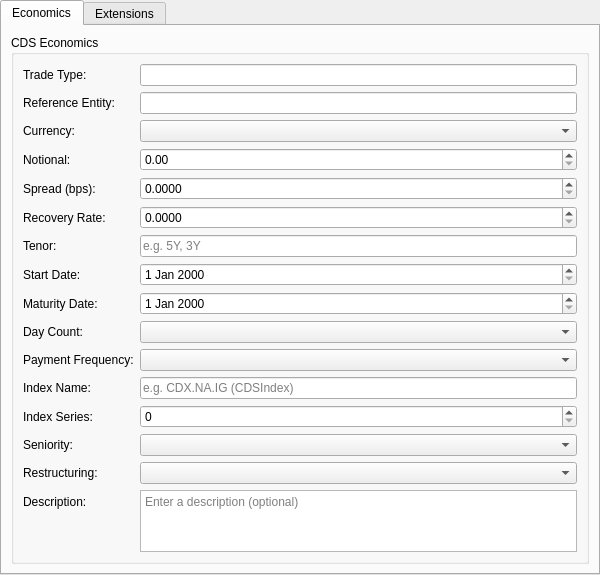
<?xml version="1.0" encoding="UTF-8"?>
<ui version="4.0">
 <class>CreditInstrumentForm</class>
 <widget class="QWidget" name="CreditInstrumentForm">
  <property name="geometry">
   <rect>
    <x>0</x>
    <y>0</y>
    <width>600</width>
    <height>500</height>
   </rect>
  </property>
  <layout class="QVBoxLayout" name="rootLayout">
   <property name="leftMargin"><number>0</number></property>
   <property name="topMargin"><number>0</number></property>
   <property name="rightMargin"><number>0</number></property>
   <property name="bottomMargin"><number>0</number></property>
   <item>
    <widget class="QTabWidget" name="subTabWidget">
     <property name="currentIndex"><number>0</number></property>
     <widget class="QWidget" name="economicsTab">
      <attribute name="title">
       <string>Economics</string>
      </attribute>
      <layout class="QVBoxLayout" name="economicsLayout">
       <item>
        <widget class="QGroupBox" name="economicsGroup">
         <property name="title">
          <string>CDS Economics</string>
         </property>
         <layout class="QFormLayout" name="economicsFormLayout">
          <item row="0" column="0">
           <widget class="QLabel"><property name="text"><string>Trade Type:</string></property></widget>
          </item>
          <item row="0" column="1">
           <widget class="QLineEdit" name="tradeTypeCodeEdit">
            <property name="readOnly"><bool>true</bool></property>
           </widget>
          </item>
          <item row="1" column="0">
           <widget class="QLabel"><property name="text"><string>Reference Entity:</string></property></widget>
          </item>
          <item row="1" column="1">
           <widget class="QLineEdit" name="referenceEntityEdit"/>
          </item>
          <item row="2" column="0">
           <widget class="QLabel"><property name="text"><string>Currency:</string></property></widget>
          </item>
          <item row="2" column="1">
           <widget class="ores::qt::OreCurrencyComboBox" name="currencyCombo"/>
          </item>
          <item row="3" column="0">
           <widget class="QLabel"><property name="text"><string>Notional:</string></property></widget>
          </item>
          <item row="3" column="1">
           <widget class="OreDoubleSpinBox" name="notionalSpinBox">
            <property name="decimals"><number>2</number></property>
            <property name="minimum"><double>0.000000000000000</double></property>
            <property name="maximum"><double>999999999999.000000000000000</double></property>
            <property name="singleStep"><double>1000.000000000000000</double></property>
           </widget>
          </item>
          <item row="4" column="0">
           <widget class="QLabel"><property name="text"><string>Spread (bps):</string></property></widget>
          </item>
          <item row="4" column="1">
           <widget class="OreDoubleSpinBox" name="spreadSpinBox">
            <property name="decimals"><number>4</number></property>
            <property name="minimum"><double>0.000000000000000</double></property>
            <property name="maximum"><double>10000.000000000000000</double></property>
            <property name="singleStep"><double>1.000000000000000</double></property>
           </widget>
          </item>
          <item row="5" column="0">
           <widget class="QLabel"><property name="text"><string>Recovery Rate:</string></property></widget>
          </item>
          <item row="5" column="1">
           <widget class="OreDoubleSpinBox" name="recoveryRateSpinBox">
            <property name="decimals"><number>4</number></property>
            <property name="minimum"><double>0.000000000000000</double></property>
            <property name="maximum"><double>1.000000000000000</double></property>
            <property name="singleStep"><double>0.010000000000000</double></property>
            <property name="toolTip"><string>Decimal (e.g. 0.4 for 40%)</string></property>
           </widget>
          </item>
          <item row="6" column="0">
           <widget class="QLabel"><property name="text"><string>Tenor:</string></property></widget>
          </item>
          <item row="6" column="1">
           <widget class="QLineEdit" name="tenorEdit">
            <property name="placeholderText"><string>e.g. 5Y, 3Y</string></property>
           </widget>
          </item>
          <item row="7" column="0">
           <widget class="QLabel"><property name="text"><string>Start Date:</string></property></widget>
          </item>
          <item row="7" column="1">
           <widget class="OreDateEdit" name="startDateEdit"/>
          </item>
          <item row="8" column="0">
           <widget class="QLabel"><property name="text"><string>Maturity Date:</string></property></widget>
          </item>
          <item row="8" column="1">
           <widget class="OreDateEdit" name="maturityDateEdit"/>
          </item>
          <item row="9" column="0">
           <widget class="QLabel"><property name="text"><string>Day Count:</string></property></widget>
          </item>
          <item row="9" column="1">
           <widget class="QComboBox" name="dayCountCombo"/>
          </item>
          <item row="10" column="0">
           <widget class="QLabel"><property name="text"><string>Payment Frequency:</string></property></widget>
          </item>
          <item row="10" column="1">
           <widget class="QComboBox" name="paymentFrequencyCombo"/>
          </item>
          <item row="11" column="0">
           <widget class="QLabel"><property name="text"><string>Index Name:</string></property></widget>
          </item>
          <item row="11" column="1">
           <widget class="QLineEdit" name="indexNameEdit">
            <property name="placeholderText"><string>e.g. CDX.NA.IG (CDSIndex)</string></property>
           </widget>
          </item>
          <item row="12" column="0">
           <widget class="QLabel"><property name="text"><string>Index Series:</string></property></widget>
          </item>
          <item row="12" column="1">
           <widget class="QSpinBox" name="indexSeriesSpinBox">
            <property name="minimum"><number>0</number></property>
            <property name="maximum"><number>999</number></property>
           </widget>
          </item>
          <item row="13" column="0">
           <widget class="QLabel"><property name="text"><string>Seniority:</string></property></widget>
          </item>
          <item row="13" column="1">
           <widget class="QComboBox" name="seniorityCombo"/>
          </item>
          <item row="14" column="0">
           <widget class="QLabel"><property name="text"><string>Restructuring:</string></property></widget>
          </item>
          <item row="14" column="1">
           <widget class="QComboBox" name="restructuringCombo"/>
          </item>
          <item row="15" column="0">
           <widget class="QLabel"><property name="text"><string>Description:</string></property></widget>
          </item>
          <item row="15" column="1">
           <widget class="QPlainTextEdit" name="descriptionEdit">
            <property name="minimumSize">
             <size><width>0</width><height>60</height></size>
            </property>
            <property name="maximumSize">
             <size><width>16777215</width><height>120</height></size>
            </property>
            <property name="placeholderText">
             <string>Enter a description (optional)</string>
            </property>
           </widget>
          </item>
         </layout>
        </widget>
       </item>
       <item>
        <spacer name="economicsSpacer">
         <property name="orientation"><enum>Qt::Vertical</enum></property>
         <property name="sizeHint" stdset="0">
          <size><width>20</width><height>20</height></size>
         </property>
        </spacer>
       </item>
      </layout>
     </widget>
     <widget class="QWidget" name="extensionsTab">
      <attribute name="title">
       <string>Extensions</string>
      </attribute>
      <layout class="QVBoxLayout" name="extensionsLayout">
       <item>
        <widget class="QGroupBox" name="extensionsGroup">
         <property name="title">
          <string>Credit Extensions</string>
         </property>
         <layout class="QFormLayout" name="extensionsFormLayout">
          <item row="0" column="0">
           <widget class="QLabel"><property name="text"><string>Option Type:</string></property></widget>
          </item>
          <item row="0" column="1">
           <widget class="QComboBox" name="optionTypeCombo"/>
          </item>
          <item row="1" column="0">
           <widget class="QLabel"><property name="text"><string>Option Expiry Date:</string></property></widget>
          </item>
          <item row="1" column="1">
           <widget class="OreDateEdit" name="optionExpiryDateEdit"/>
          </item>
          <item row="2" column="0">
           <widget class="QLabel"><property name="text"><string>Option Strike (bps):</string></property></widget>
          </item>
          <item row="2" column="1">
           <widget class="OreDoubleSpinBox" name="optionStrikeSpinBox">
            <property name="decimals"><number>4</number></property>
            <property name="minimum"><double>0.000000000000000</double></property>
            <property name="maximum"><double>10000.000000000000000</double></property>
            <property name="toolTip"><string>Strike spread in bps (0 = not set)</string></property>
           </widget>
          </item>
          <item row="3" column="0">
           <widget class="QLabel"><property name="text"><string>Linked Asset Code:</string></property></widget>
          </item>
          <item row="3" column="1">
           <widget class="QLineEdit" name="linkedAssetCodeEdit">
            <property name="placeholderText"><string>Reference asset (CreditLinkedSwap)</string></property>
           </widget>
          </item>
          <item row="4" column="0">
           <widget class="QLabel"><property name="text"><string>Tranche Attachment:</string></property></widget>
          </item>
          <item row="4" column="1">
           <widget class="OreDoubleSpinBox" name="trancheAttachmentSpinBox">
            <property name="decimals"><number>4</number></property>
            <property name="minimum"><double>0.000000000000000</double></property>
            <property name="maximum"><double>1.000000000000000</double></property>
            <property name="toolTip"><string>CBO tranche attachment as decimal (0 = not set)</string></property>
           </widget>
          </item>
          <item row="5" column="0">
           <widget class="QLabel"><property name="text"><string>Tranche Detachment:</string></property></widget>
          </item>
          <item row="5" column="1">
           <widget class="OreDoubleSpinBox" name="trancheDetachmentSpinBox">
            <property name="decimals"><number>4</number></property>
            <property name="minimum"><double>0.000000000000000</double></property>
            <property name="maximum"><double>1.000000000000000</double></property>
            <property name="toolTip"><string>CBO tranche detachment as decimal (0 = not set)</string></property>
           </widget>
          </item>
         </layout>
        </widget>
       </item>
       <item>
        <spacer name="extensionsSpacer">
         <property name="orientation"><enum>Qt::Vertical</enum></property>
         <property name="sizeHint" stdset="0">
          <size><width>20</width><height>20</height></size>
         </property>
        </spacer>
       </item>
      </layout>
     </widget>
    </widget>
   </item>
  </layout>
 </widget>
 <customwidgets>
 <customwidget>
  <class>OreDoubleSpinBox</class>
  <extends>QDoubleSpinBox</extends>
  <header>ores.qt/OreDoubleSpinBox.hpp</header>
 </customwidget>
 <customwidget>
  <class>OreDateEdit</class>
  <extends>QDateEdit</extends>
  <header>ores.qt/OreDateEdit.hpp</header>
 </customwidget>
 <customwidget>
  <class>ores::qt::OreCurrencyComboBox</class>
  <extends>QComboBox</extends>
  <header>ores.qt/OreCurrencyComboBox.hpp</header>
 </customwidget>
</customwidgets>
<resources/>
 <connections/>
</ui>
